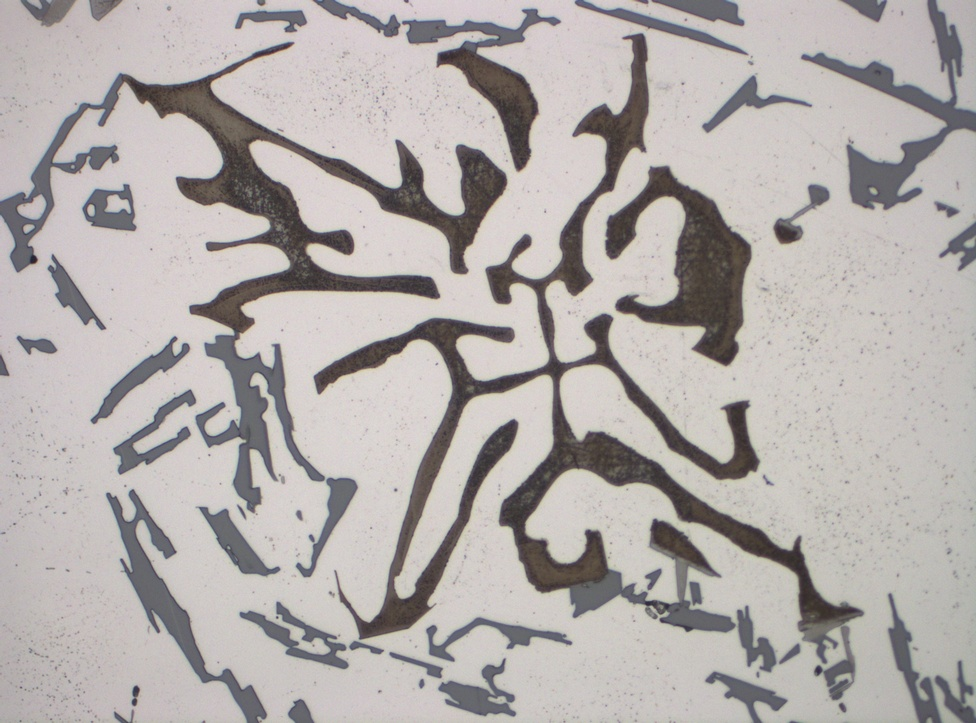
%> input picture mikrostruktura.jpg, 976 x 723 px, shrunk from 2080 x 1540 before the run
$ octave Binanrizing.m   (GNU Octave 9; MATLAB toolbox functions it lacks are replaced by stand-ins)
%> lines starting %> are read from the running program, lines starting %| are printed output that depends on the picture; in (x1, y1, x2, y2) boxes, pixels count from 0 and x2, y2 are one past the last pixel; in counts of white or black regions, pixels touching at a corner belong together; the program's own positions count from 1
%% READ IMAGE
clear all
I = imread('mikrostruktura.jpg');
%> I is the input picture: size 723x976x3 uint8; mean R, G, B 177.9, 172.5, 170.6
figure(1);
imshow(I);
%% Convert to gray scale
Igray = rgb2gray(I);
imshow(Igray);
%% Bianrizing
level = 0.4;
Itreshholded = im2bw(Igray, level);
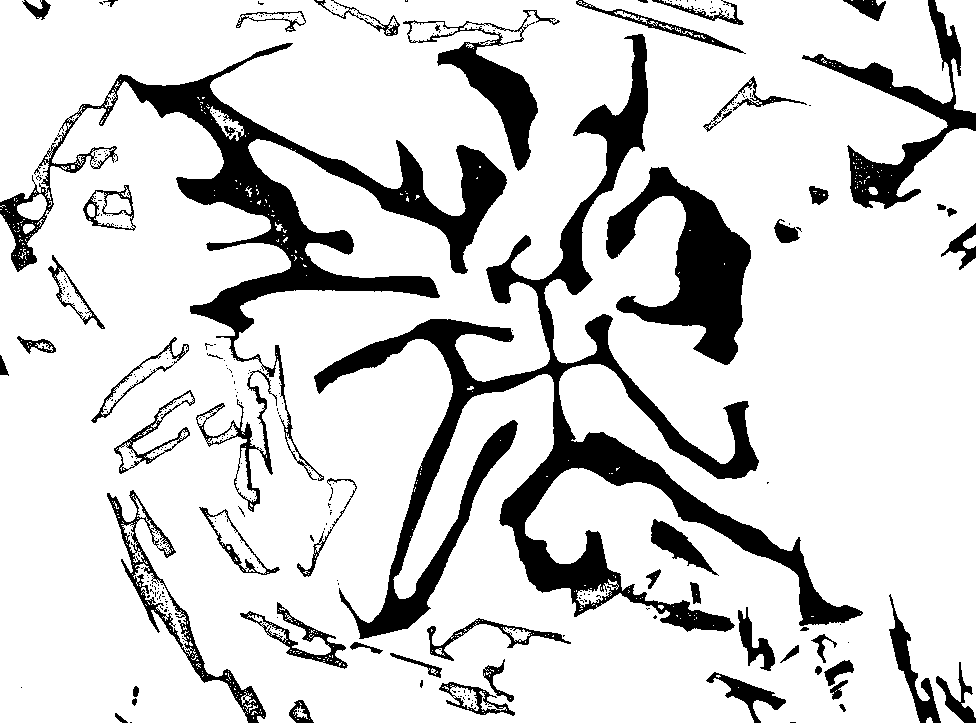
%> Itreshholded: size 723x976 logical; 83% white; 302 black regions (248 under 20 px), largest, box (x1, y1, x2, y2) and area: (314, 34, 863, 639) 42752, (0, 43, 507, 512) 28881, (606, 167, 751, 365) 12170
imshowpair(I, Itreshholded, 'montage');
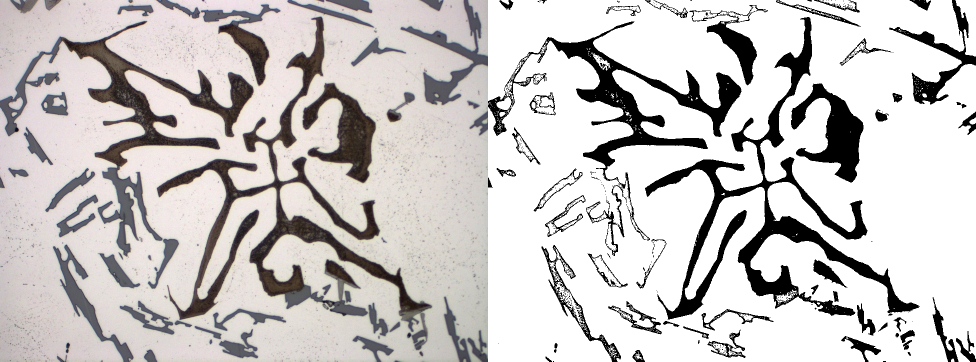
%> displayed picture: size 723x1952x3, on the screen's scale of 0 to 255 (shown at 1/2 size); mean R, G, B 200.6, 197.1, 195.8

$ run again, with Rachmaninoff.jpg copied over mikrostruktura.jpg
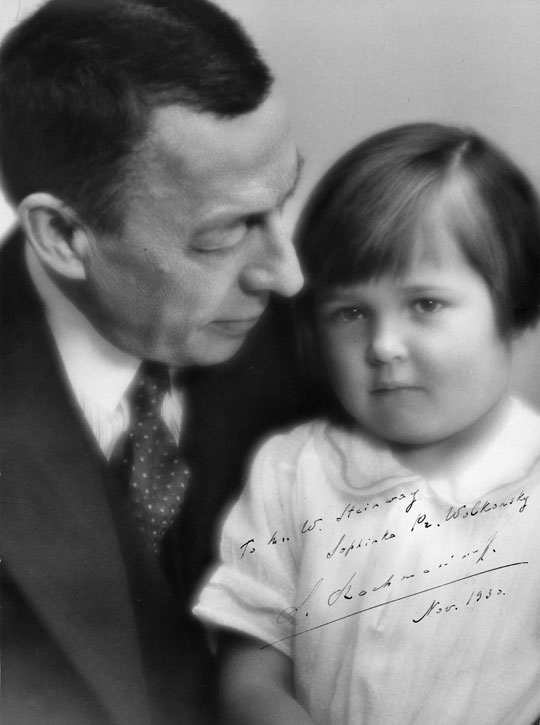
%> input picture Rachmaninoff.jpg, 540 x 725 px
%> I is the input picture: size 725x540x3 uint8; min 0, max 255, mean 114
%> `Itreshholded = im2bw(Igray, level);`:
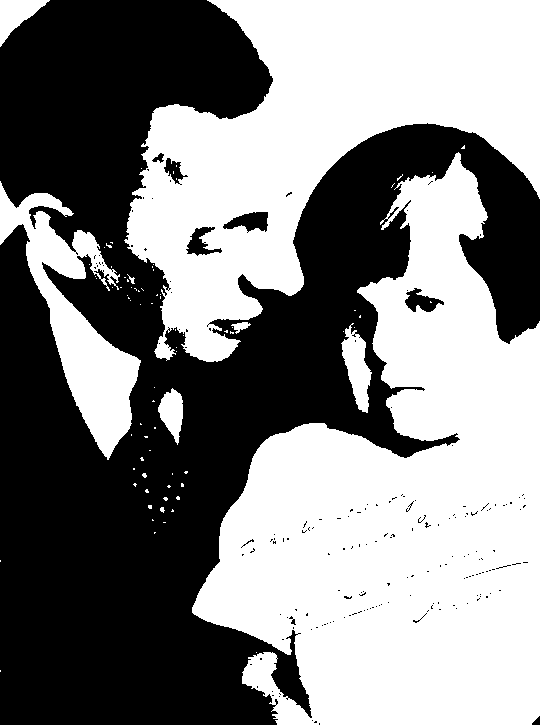
%> Itreshholded: size 725x540 logical; 52% white; 180 black regions (171 under 20 px), largest, box (x1, y1, x2, y2) and area: (0, 0, 540, 725) 185352, (223, 212, 268, 233) 571, (405, 288, 444, 312) 484
%> `imshowpair(I, Itreshholded, 'montage');`:
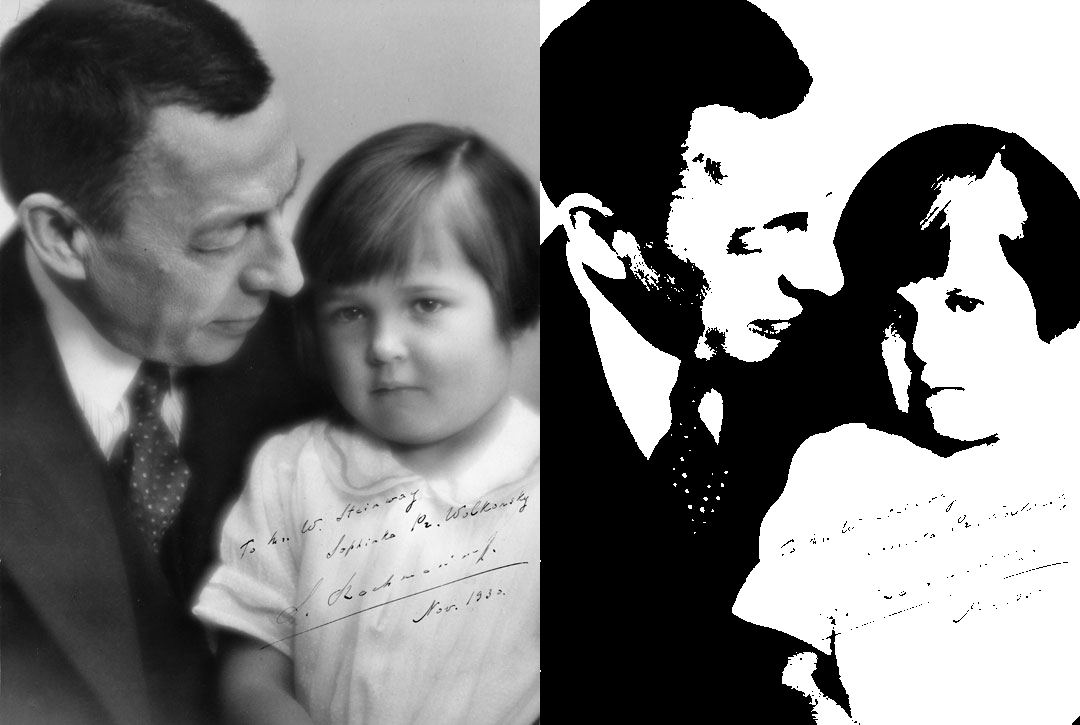
%> displayed picture: size 725x1080x3, on the screen's scale of 0 to 255; min 0, max 255, mean 123.3
